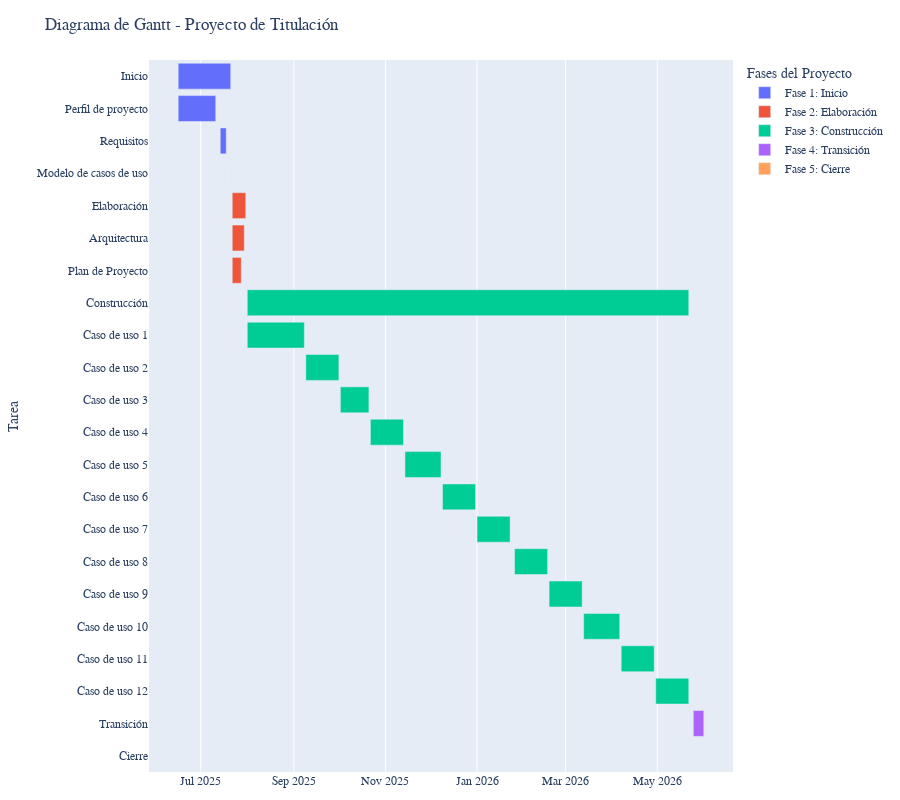

Write notebook code for a chart like this one.
### Code cell
!pip install pandas plotly

import pandas as pd
import plotly.express as px

# Datos resumidos de planificación del proyecto
gantt_data = pd.DataFrame({
    "Tarea": [
        "Inicio", "Perfil de proyecto", "Requisitos", "Modelo de casos de uso",
        "Elaboración", "Arquitectura", "Plan de Proyecto",
        "Construcción", "Caso de uso 1", "Caso de uso 2", "Caso de uso 3",
        "Caso de uso 4", "Caso de uso 5", "Caso de uso 6", "Caso de uso 7",
        "Caso de uso 8", "Caso de uso 9", "Caso de uso 10", "Caso de uso 11", "Caso de uso 12",
        "Transición", "Cierre"
    ],
    "Inicio": [
        "2025-06-16", "2025-06-16", "2025-07-14", "2025-07-21",
        "2025-07-22", "2025-07-22", "2025-07-22",
        "2025-08-01", "2025-08-01", "2025-09-09", "2025-10-02",
        "2025-10-22", "2025-11-14", "2025-12-09", "2026-01-01",
        "2026-01-26", "2026-02-18", "2026-03-13", "2026-04-07", "2026-04-30",
        "2026-05-25", "2026-06-01"
    ],
    "Fin": [
        "2025-07-21", "2025-07-11", "2025-07-18", "2025-07-21",
        "2025-07-31", "2025-07-30", "2025-07-28",
        "2026-05-22", "2025-09-08", "2025-10-01", "2025-10-21",
        "2025-11-13", "2025-12-08", "2025-12-31", "2026-01-23",
        "2026-02-17", "2026-03-12", "2026-04-06", "2026-04-29", "2026-05-22",
        "2026-06-01", "2026-06-01"
    ],
    "Fase": [
        "Fase 1: Inicio", "Fase 1: Inicio", "Fase 1: Inicio", "Fase 1: Inicio",
        "Fase 2: Elaboración", "Fase 2: Elaboración", "Fase 2: Elaboración",
        "Fase 3: Construcción", "Fase 3: Construcción", "Fase 3: Construcción", "Fase 3: Construcción",
        "Fase 3: Construcción", "Fase 3: Construcción", "Fase 3: Construcción", "Fase 3: Construcción",
        "Fase 3: Construcción", "Fase 3: Construcción", "Fase 3: Construcción", "Fase 3: Construcción", "Fase 3: Construcción",
        "Fase 4: Transición", "Fase 5: Cierre"
    ]
})

# Convertir fechas
gantt_data["Inicio"] = pd.to_datetime(gantt_data["Inicio"])
gantt_data["Fin"] = pd.to_datetime(gantt_data["Fin"])

# Crear el gráfico
fig = px.timeline(
    gantt_data,
    x_start="Inicio",
    x_end="Fin",
    y="Tarea",
    color="Fase",
    title="Diagrama de Gantt - Proyecto de Titulación",
    height=800
)
fig.update_yaxes(autorange="reversed")
fig.update_layout(
    font=dict(family="Arial", size=12),
    margin=dict(l=40, r=20, t=60, b=20),
    legend_title="Fases del Proyecto"
)

# Mostrar el gráfico
fig.show()

### Figure 1 — Plotly figure (JSON) as saved in the notebook; plotly's stock layout.template omitted (floating-point values rounded to 4 significant figures)
{"data": [{"alignmentgroup": "True", "base": ["2025-06-16T00:00:00", "2025-06-16T00:00:00", "2025-07-14T00:00:00", "2025-07-21T00:00:00"], "hovertemplate": "Fase=Fase 1: Inicio<br>Inicio=%{base}<br>Fin=%{x}<br>Tarea=%{y}<extra></extra>", "legendgroup": "Fase 1: Inicio", "marker": {"color": "#636efa", "pattern": {"shape": ""}}, "name": "Fase 1: Inicio", "offsetgroup": "Fase 1: Inicio", "orientation": "h", "showlegend": true, "textposition": "auto", "type": "bar", "x": [3024000000, 2160000000, 345600000, 0], "xaxis": "x", "y": ["Inicio", "Perfil de proyecto", "Requisitos", "Modelo de casos de uso"], "yaxis": "y"}, {"alignmentgroup": "True", "base": ["2025-07-22T00:00:00", "2025-07-22T00:00:00", "2025-07-22T00:00:00"], "hovertemplate": "Fase=Fase 2: Elaboración<br>Inicio=%{base}<br>Fin=%{x}<br>Tarea=%{y}<extra></extra>", "legendgroup": "Fase 2: Elaboración", "marker": {"color": "#EF553B", "pattern": {"shape": ""}}, "name": "Fase 2: Elaboración", "offsetgroup": "Fase 2: Elaboración", "orientation": "h", "showlegend": true, "textposition": "auto", "type": "bar", "x": [777600000, 691200000, 518400000], "xaxis": "x", "y": ["Elaboración", "Arquitectura", "Plan de Proyecto"], "yaxis": "y"}, {"alignmentgroup": "True", "base": ["2025-08-01T00:00:00", "2025-08-01T00:00:00", "2025-09-09T00:00:00", "2025-10-02T00:00:00", "2025-10-22T00:00:00", "2025-11-14T00:00:00", "2025-12-09T00:00:00", "2026-01-01T00:00:00", "2026-01-26T00:00:00", "2026-02-18T00:00:00", "2026-03-13T00:00:00", "2026-04-07T00:00:00", "2026-04-30T00:00:00"], "hovertemplate": "Fase=Fase 3: Construcción<br>Inicio=%{base}<br>Fin=%{x}<br>Tarea=%{y}<extra></extra>", "legendgroup": "Fase 3: Construcción", "marker": {"color": "#00cc96", "pattern": {"shape": ""}}, "name": "Fase 3: Construcción", "offsetgroup": "Fase 3: Construcción", "orientation": "h", "showlegend": true, "textposition": "auto", "type": "bar", "x": [25401600000, 3283200000, 1900800000, 1641600000, 1900800000, 2073600000, 1900800000, 1900800000, 1900800000, 1900800000, 2073600000, 1900800000, 1900800000], "xaxis": "x", "y": ["Construcción", "Caso de uso 1", "Caso de uso 2", "Caso de uso 3", "Caso de uso 4", "Caso de uso 5", "Caso de uso 6", "Caso de uso 7", "Caso de uso 8", "Caso de uso 9", "Caso de uso 10", "Caso de uso 11", "Caso de uso 12"], "yaxis": "y"}, {"alignmentgroup": "True", "base": ["2026-05-25T00:00:00"], "hovertemplate": "Fase=Fase 4: Transición<br>Inicio=%{base}<br>Fin=%{x}<br>Tarea=%{y}<extra></extra>", "legendgroup": "Fase 4: Transición", "marker": {"color": "#ab63fa", "pattern": {"shape": ""}}, "name": "Fase 4: Transición", "offsetgroup": "Fase 4: Transición", "orientation": "h", "showlegend": true, "textposition": "auto", "type": "bar", "x": [604800000], "xaxis": "x", "y": ["Transición"], "yaxis": "y"}, {"alignmentgroup": "True", "base": ["2026-06-01T00:00:00"], "hovertemplate": "Fase=Fase 5: Cierre<br>Inicio=%{base}<br>Fin=%{x}<br>Tarea=%{y}<extra></extra>", "legendgroup": "Fase 5: Cierre", "marker": {"color": "#FFA15A", "pattern": {"shape": ""}}, "name": "Fase 5: Cierre", "offsetgroup": "Fase 5: Cierre", "orientation": "h", "showlegend": true, "textposition": "auto", "type": "bar", "x": [0], "xaxis": "x", "y": ["Cierre"], "yaxis": "y"}], "layout": {"barmode": "overlay", "font": {"family": "Arial", "size": 12}, "height": 800, "legend": {"title": {"text": "Fases del Proyecto"}, "tracegroupgap": 0}, "margin": {"b": 20, "l": 40, "r": 20, "t": 60}, "title": {"text": "Diagrama de Gantt - Proyecto de Titulación"}, "xaxis": {"anchor": "y", "domain": [0, 1], "type": "date"}, "yaxis": {"anchor": "x", "autorange": "reversed", "domain": [0, 1], "title": {"text": "Tarea"}}}}
